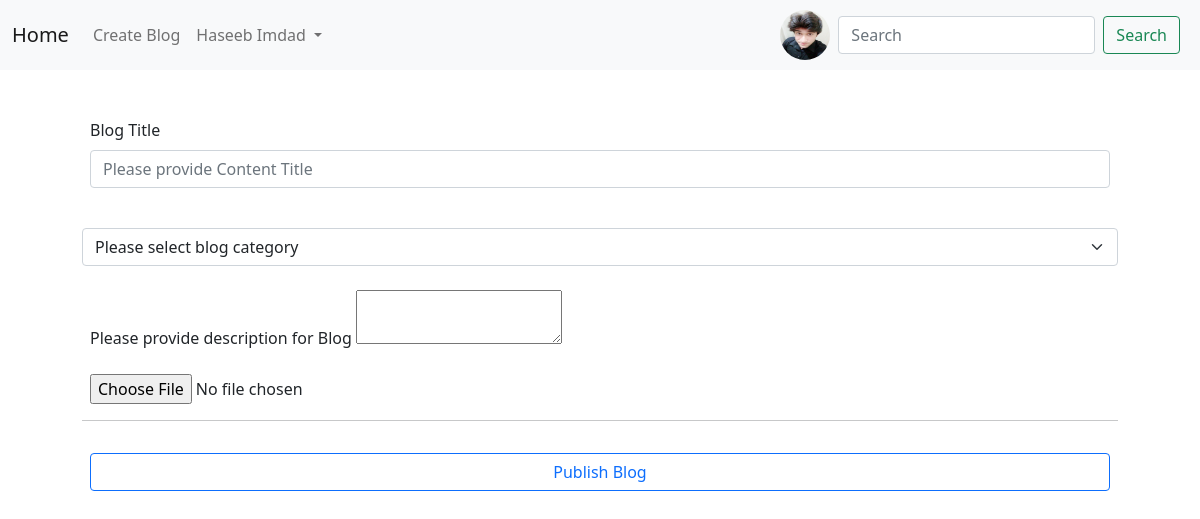
Screenshot of /blogs (signed in) with the database file from the repository.
### blogApp/models.py (models this page shows, shortened)
class MyUser(models.Model):
    name            =models.CharField(max_length=200)
    email           =models.EmailField(max_length=200)
    userImage       =models.ImageField(upload_to='upload/users/')
    password        =models.CharField(max_length=200)
    createdat       =models.DateTimeField(db_column='createdAt', blank=True, null=True, auto_now_add=True)
    updatedat       =models.DateTimeField(db_column='updatedAt', blank=True, null=True, auto_now=True)
    class Meta:
        verbose_name_plural = "Users"

### blogApp/views.py (the view, shortened to what this page needs)
# urls.py: path('blogs', MyBlogs.as_view(),name="blogs"),
class MyBlogs(View):
    def get(self, request):
        categories=Category.objects.all()
        if user := checkUserInSession(request):
            context = {"user": user,"categories":categories}
            return render(request, "addNewBlog.html", context)
        else:
            return redirect("/login")

### blogApp/views.py (called while the page is built)
def checkUserInSession(request):
    if user_id := request.session.get("user_id"):
        if admin := request.session.get("admin"):
            return User.objects.get(id=user_id)
        return MyUser.objects.get(id=user_id)
    else:
        return False

### templates/addNewBlog.html (shortened to what this page needs)
{% extends 'base.html' %}
{% load static %}
{% block content %}
<div class="container p-5">
    <form class="row g-3" action="/blogs" method="POST" enctype="multipart/form-data">
        <div class="col-md-12 mb-4">
            <label for="title" class="form-label">Blog Title</label>
            <input type="text" required class="form-control" id="title" name="title" placeholder="Please provide Content Title"
                required value="{{content.contentTitle}}">
        </div>
        <select name="category" required class="form-select" aria-label="Default select example">
            <option value="" selected>Please select blog category</option>
        </select>
        <div class="form-group mt-4">
            <label class="form-label">Please provide description for Blog</label>
            <textarea id="full-featured" name="description" value={{content.contentData|safe}}>
            </textarea>
        </div>
        <input required type="file" name="headerImage" accept="image/*">
        <hr>
        <div class="d-grid gap-2 col-12 mx-auto">
            <button class="btn btn-outline-primary" type="submit">Publish Blog</button>
        </div>
    </form>
</div>
    {% endblock %}

### templates/base.html (shortened to what this page needs)
{% load static %}
<!doctype html>
<html lang="en">
  <head>
    <link href="https://cdn.jsdelivr.net/npm/bootstrap@5.0.2/dist/css/bootstrap.min.css" rel="stylesheet">
    <link rel="stylesheet" type="text/css" href="{% static 'css/home.css' %}">
  </head>
  <body>
    <nav class="navbar navbar-expand-lg navbar-light bg-light">
  <div class="container-fluid">
    {% if request.session.user_id %}
    <a class="navbar-brand" href="/home">Home</a>
    {% else %}
    <a class="navbar-brand" href="#">Home</a>
    {% endif %}
    <div class="collapse navbar-collapse" id="navbarSupportedContent">
      <ul class="navbar-nav me-auto mb-2 mb-lg-0">
        {% if request.session.user_id %}
        <li class="nav-item">
            <a class="nav-link" aria-current="page" href="/blogs">Create Blog</a>
        </li>
        <li class="nav-item dropdown">
          <a class="nav-link dropdown-toggle" href="#" id="navbarDropdown" role="button" data-bs-toggle="dropdown" aria-expanded="false">
            {% if user.name %}
            {{user.name}}
            {% else %}
            {{user.first_name}}
            {% endif %}
          </a>
        </li>
        {% endif%}
      </ul>
      {% if request.session.user_id %}
        {% if user.userImage %}
          <img src="{{ user.userImage.url }}" alt="User" style="border-radius: 50%;" width="50" height="50">
        {% endif %}
      {% endif %}
      <form class="d-flex p-2">
        <input class="form-control me-2" type="search" placeholder="Search" aria-label="Search">
        <button class="btn btn-outline-success" type="button">Search</button>
      </form>
    </div>
  </div>
</nav>
    <div class="container">
        {% block content %}
        {% endblock %}
    </div>
  </body>
</html>

### static/css/home.css (style rules this page uses)
a { text-decoration: none; }

### rows the page displays
MyUser: name "Haseeb Imdad", userImage (picture)
